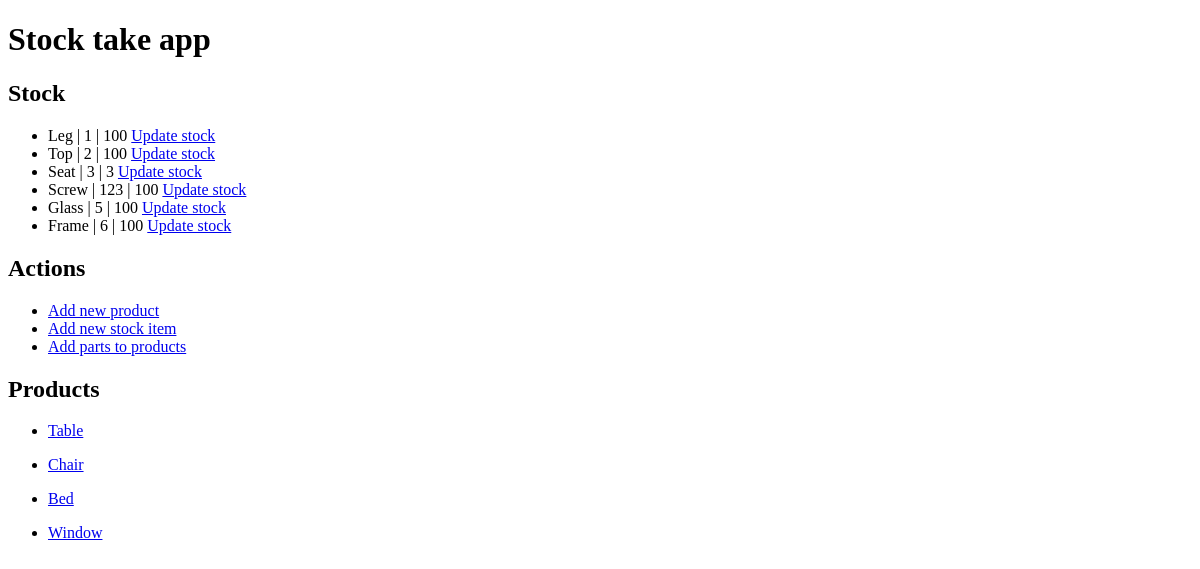
Before: / with the older database file.
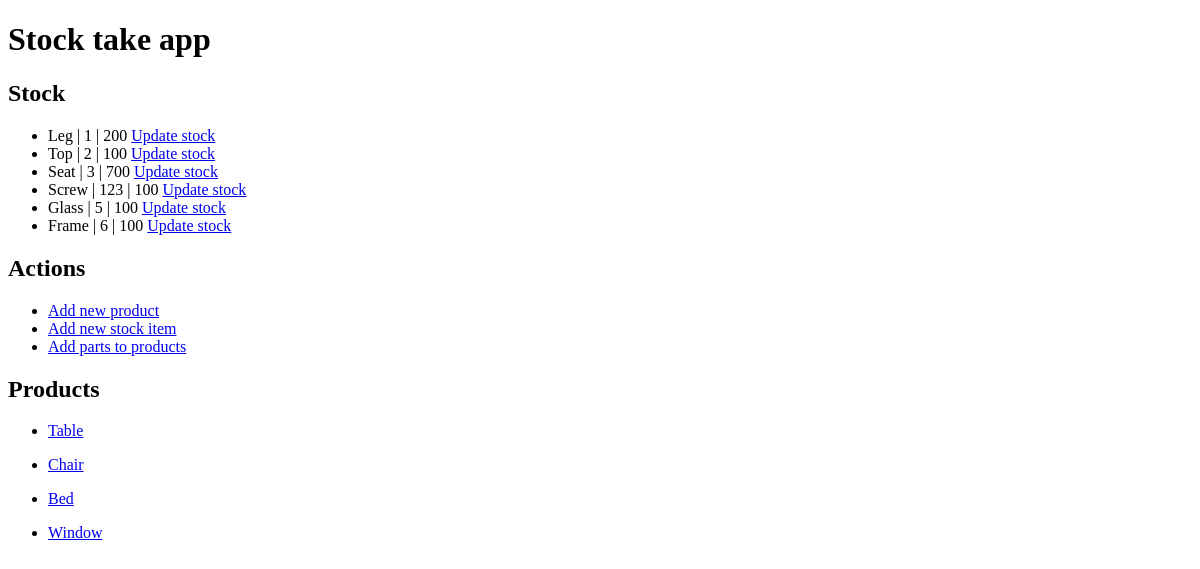
After: the same page with the newer database file.
### stock/models.py (models this page shows, shortened)
class Stock(models.Model):
    name = models.CharField(max_length=100)
    code = models.CharField(max_length=100)
    number_in_stock = models.IntegerField()

class Product(models.Model):
    name = models.CharField(max_length=100)
    stock_parts = models.ManyToManyField(Stock)
    def __str__(self):
        return f'{self.name}'

### stock/views.py (the view)
# urls.py: path('', home, name='home'),
def home(request):
    products = Product.objects.all()
    stock = Stock.objects.all()
    context = {
        'products': products,
        'stock':stock,
    }
    return render(request, 'home.html', context)

### stock/templates/home.html (shortened to what this page needs)
<!DOCTYPE html>
<html lang="en">
<head>
</head>
<body>
    <h1>Stock take app</h1>
    <h2>Stock</h2>
    <ul>
    {% for item in stock %}
        <li>
            {{ item.name }} | {{ item.code }} | {{ item.number_in_stock }}
            <a href="{% url 'update-stock' item.pk %}">Update stock</a>
        </li>
    {% endfor %}
    </ul>
    <h2>Actions</h2>
    <ul>
        <li>
            <a href="{% url 'add_new_product' %}">Add new product</a>
        </li>
        <li>
            <a href="{% url 'add_new_stock_part' %}">Add new stock item</a>
        </li>
        <li>
            <a href="{% url 'add_parts_to_product' %}">Add parts to products</a>
        </li>
    </ul>
    <h2>Products</h2>
    {% for product in products %}
        <ul>
            <li><a href="{% url 'product-detail' product.id %}">{{ product }}</a></li>
        </ul>
    {% endfor %}
</body>
</html>

Changed rows visible on the page:
changed Stock "Leg": number_in_stock "100" → "200"
changed Stock "Seat": number_in_stock "3" → "700"
